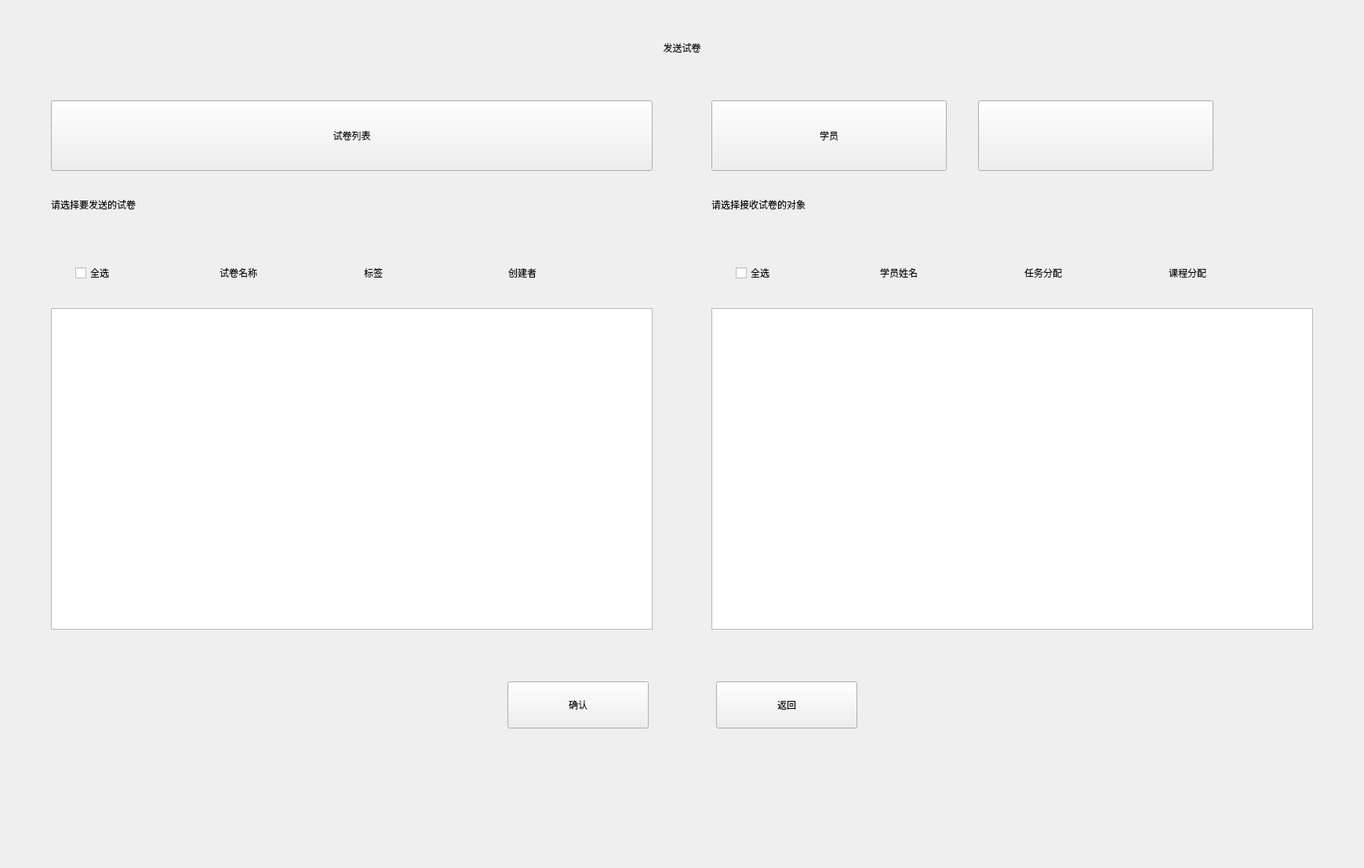
<?xml version="1.0" encoding="UTF-8"?>
<ui version="4.0">
 <class>SYAdminSendPaperWindow</class>
 <widget class="QWidget" name="SYAdminSendPaperWindow">
  <property name="geometry">
   <rect>
    <x>0</x>
    <y>0</y>
    <width>1739</width>
    <height>1107</height>
   </rect>
  </property>
  <property name="windowTitle">
   <string>SYAdminSendPaperWindow</string>
  </property>
  <layout class="QHBoxLayout" name="horizontalLayout_9">
   <property name="leftMargin">
    <number>0</number>
   </property>
   <property name="topMargin">
    <number>0</number>
   </property>
   <property name="rightMargin">
    <number>0</number>
   </property>
   <property name="bottomMargin">
    <number>0</number>
   </property>
   <item>
    <layout class="QVBoxLayout" name="verticalLayout_2">
     <property name="leftMargin">
      <number>0</number>
     </property>
     <item>
      <spacer name="verticalSpacer_2">
       <property name="orientation">
        <enum>Qt::Vertical</enum>
       </property>
       <property name="sizeType">
        <enum>QSizePolicy::Fixed</enum>
       </property>
       <property name="sizeHint" stdset="0">
        <size>
         <width>20</width>
         <height>45</height>
        </size>
       </property>
      </spacer>
     </item>
     <item>
      <widget class="QLabel" name="lb_title">
       <property name="minimumSize">
        <size>
         <width>0</width>
         <height>32</height>
        </size>
       </property>
       <property name="maximumSize">
        <size>
         <width>16777215</width>
         <height>32</height>
        </size>
       </property>
       <property name="text">
        <string>发送试卷</string>
       </property>
       <property name="alignment">
        <set>Qt::AlignCenter</set>
       </property>
      </widget>
     </item>
     <item>
      <spacer name="verticalSpacer_3">
       <property name="orientation">
        <enum>Qt::Vertical</enum>
       </property>
       <property name="sizeType">
        <enum>QSizePolicy::Fixed</enum>
       </property>
       <property name="sizeHint" stdset="0">
        <size>
         <width>20</width>
         <height>45</height>
        </size>
       </property>
      </spacer>
     </item>
     <item>
      <layout class="QHBoxLayout" name="horizontalLayout_2">
       <property name="spacing">
        <number>75</number>
       </property>
       <property name="leftMargin">
        <number>65</number>
       </property>
       <property name="rightMargin">
        <number>65</number>
       </property>
       <item>
        <layout class="QVBoxLayout" name="verticalLayout_4">
         <property name="spacing">
          <number>0</number>
         </property>
         <property name="sizeConstraint">
          <enum>QLayout::SetDefaultConstraint</enum>
         </property>
         <item>
          <layout class="QHBoxLayout" name="horizontalLayout_3">
           <item>
            <widget class="QPushButton" name="bt_missionlist">
             <property name="sizePolicy">
              <sizepolicy hsizetype="Preferred" vsizetype="Fixed">
               <horstretch>0</horstretch>
               <verstretch>0</verstretch>
              </sizepolicy>
             </property>
             <property name="minimumSize">
              <size>
               <width>300</width>
               <height>90</height>
              </size>
             </property>
             <property name="text">
              <string>试卷列表</string>
             </property>
            </widget>
           </item>
          </layout>
         </item>
         <item>
          <widget class="QLabel" name="label_2">
           <property name="sizePolicy">
            <sizepolicy hsizetype="Expanding" vsizetype="Preferred">
             <horstretch>0</horstretch>
             <verstretch>0</verstretch>
            </sizepolicy>
           </property>
           <property name="minimumSize">
            <size>
             <width>0</width>
             <height>85</height>
            </size>
           </property>
           <property name="maximumSize">
            <size>
             <width>16777215</width>
             <height>85</height>
            </size>
           </property>
           <property name="text">
            <string>请选择要发送的试卷</string>
           </property>
          </widget>
         </item>
         <item>
          <widget class="QFrame" name="frame_left">
           <property name="sizePolicy">
            <sizepolicy hsizetype="Preferred" vsizetype="Expanding">
             <horstretch>0</horstretch>
             <verstretch>0</verstretch>
            </sizepolicy>
           </property>
           <property name="minimumSize">
            <size>
             <width>0</width>
             <height>500</height>
            </size>
           </property>
           <property name="maximumSize">
            <size>
             <width>16777215</width>
             <height>500</height>
            </size>
           </property>
           <layout class="QVBoxLayout" name="verticalLayout_5">
            <property name="spacing">
             <number>0</number>
            </property>
            <property name="leftMargin">
             <number>0</number>
            </property>
            <property name="topMargin">
             <number>0</number>
            </property>
            <property name="rightMargin">
             <number>0</number>
            </property>
            <property name="bottomMargin">
             <number>0</number>
            </property>
            <item>
             <layout class="QHBoxLayout" name="horizontalLayout_4" stretch="1,1,1,1">
              <property name="spacing">
               <number>0</number>
              </property>
              <property name="leftMargin">
               <number>31</number>
              </property>
              <item>
               <widget class="QCheckBox" name="checkBox">
                <property name="minimumSize">
                 <size>
                  <width>0</width>
                  <height>0</height>
                 </size>
                </property>
                <property name="text">
                 <string>全选</string>
                </property>
               </widget>
              </item>
              <item>
               <widget class="QLabel" name="paperNameLabel">
                <property name="minimumSize">
                 <size>
                  <width>0</width>
                  <height>90</height>
                 </size>
                </property>
                <property name="maximumSize">
                 <size>
                  <width>16777215</width>
                  <height>90</height>
                 </size>
                </property>
                <property name="text">
                 <string>试卷名称</string>
                </property>
               </widget>
              </item>
              <item>
               <widget class="QLabel" name="levelLabel">
                <property name="text">
                 <string>标签</string>
                </property>
               </widget>
              </item>
              <item>
               <widget class="QLabel" name="creatorLabel">
                <property name="text">
                 <string>创建者</string>
                </property>
               </widget>
              </item>
             </layout>
            </item>
            <item>
             <widget class="QListWidget" name="list_task">
              <property name="minimumSize">
               <size>
                <width>0</width>
                <height>0</height>
               </size>
              </property>
              <property name="maximumSize">
               <size>
                <width>16777215</width>
                <height>16777215</height>
               </size>
              </property>
              <property name="focusPolicy">
               <enum>Qt::NoFocus</enum>
              </property>
              <property name="horizontalScrollBarPolicy">
               <enum>Qt::ScrollBarAlwaysOff</enum>
              </property>
              <property name="alternatingRowColors">
               <bool>true</bool>
              </property>
              <property name="verticalScrollMode">
               <enum>QAbstractItemView::ScrollPerPixel</enum>
              </property>
             </widget>
            </item>
           </layout>
          </widget>
         </item>
        </layout>
       </item>
       <item>
        <layout class="QVBoxLayout" name="verticalLayout_3">
         <property name="spacing">
          <number>0</number>
         </property>
         <property name="sizeConstraint">
          <enum>QLayout::SetDefaultConstraint</enum>
         </property>
         <item>
          <layout class="QHBoxLayout" name="horizontalLayout">
           <property name="spacing">
            <number>0</number>
           </property>
           <item>
            <widget class="QPushButton" name="bt_student">
             <property name="sizePolicy">
              <sizepolicy hsizetype="Preferred" vsizetype="Fixed">
               <horstretch>0</horstretch>
               <verstretch>0</verstretch>
              </sizepolicy>
             </property>
             <property name="minimumSize">
              <size>
               <width>300</width>
               <height>90</height>
              </size>
             </property>
             <property name="maximumSize">
              <size>
               <width>300</width>
               <height>90</height>
              </size>
             </property>
             <property name="text">
              <string>学员</string>
             </property>
            </widget>
           </item>
           <item>
            <spacer name="horizontalSpacer">
             <property name="orientation">
              <enum>Qt::Horizontal</enum>
             </property>
             <property name="sizeType">
              <enum>QSizePolicy::Fixed</enum>
             </property>
             <property name="sizeHint" stdset="0">
              <size>
               <width>40</width>
               <height>20</height>
              </size>
             </property>
            </spacer>
           </item>
           <item>
            <widget class="QPushButton" name="bt_group">
             <property name="enabled">
              <bool>true</bool>
             </property>
             <property name="sizePolicy">
              <sizepolicy hsizetype="Preferred" vsizetype="Fixed">
               <horstretch>0</horstretch>
               <verstretch>0</verstretch>
              </sizepolicy>
             </property>
             <property name="minimumSize">
              <size>
               <width>300</width>
               <height>90</height>
              </size>
             </property>
             <property name="text">
              <string/>
             </property>
            </widget>
           </item>
           <item>
            <spacer name="horizontalSpacer_3">
             <property name="orientation">
              <enum>Qt::Horizontal</enum>
             </property>
             <property name="sizeHint" stdset="0">
              <size>
               <width>40</width>
               <height>20</height>
              </size>
             </property>
            </spacer>
           </item>
          </layout>
         </item>
         <item>
          <widget class="QLabel" name="label_3">
           <property name="minimumSize">
            <size>
             <width>0</width>
             <height>85</height>
            </size>
           </property>
           <property name="maximumSize">
            <size>
             <width>16777215</width>
             <height>85</height>
            </size>
           </property>
           <property name="text">
            <string>请选择接收试卷的对象</string>
           </property>
          </widget>
         </item>
         <item>
          <widget class="QFrame" name="frame_right">
           <property name="sizePolicy">
            <sizepolicy hsizetype="Preferred" vsizetype="Expanding">
             <horstretch>0</horstretch>
             <verstretch>0</verstretch>
            </sizepolicy>
           </property>
           <property name="minimumSize">
            <size>
             <width>0</width>
             <height>500</height>
            </size>
           </property>
           <property name="maximumSize">
            <size>
             <width>16777215</width>
             <height>500</height>
            </size>
           </property>
           <layout class="QVBoxLayout" name="verticalLayout_6">
            <property name="spacing">
             <number>0</number>
            </property>
            <property name="leftMargin">
             <number>0</number>
            </property>
            <property name="topMargin">
             <number>0</number>
            </property>
            <property name="rightMargin">
             <number>0</number>
            </property>
            <property name="bottomMargin">
             <number>0</number>
            </property>
            <item>
             <layout class="QHBoxLayout" name="horizontalLayout_5" stretch="1,1,1,1">
              <property name="spacing">
               <number>0</number>
              </property>
              <property name="leftMargin">
               <number>31</number>
              </property>
              <item>
               <widget class="QCheckBox" name="checkBox_2">
                <property name="text">
                 <string>全选</string>
                </property>
               </widget>
              </item>
              <item>
               <widget class="QLabel" name="stuNameLabel">
                <property name="minimumSize">
                 <size>
                  <width>0</width>
                  <height>90</height>
                 </size>
                </property>
                <property name="maximumSize">
                 <size>
                  <width>16777215</width>
                  <height>90</height>
                 </size>
                </property>
                <property name="text">
                 <string>学员姓名</string>
                </property>
               </widget>
              </item>
              <item>
               <widget class="QLabel" name="taskAssginLabel">
                <property name="text">
                 <string>任务分配</string>
                </property>
               </widget>
              </item>
              <item>
               <widget class="QLabel" name="courseAssignLabel">
                <property name="text">
                 <string>课程分配</string>
                </property>
               </widget>
              </item>
             </layout>
            </item>
            <item>
             <widget class="QListWidget" name="list_taskReceived"/>
            </item>
           </layout>
          </widget>
         </item>
        </layout>
       </item>
      </layout>
     </item>
     <item>
      <spacer name="verticalSpacer">
       <property name="orientation">
        <enum>Qt::Vertical</enum>
       </property>
       <property name="sizeType">
        <enum>QSizePolicy::Fixed</enum>
       </property>
       <property name="sizeHint" stdset="0">
        <size>
         <width>20</width>
         <height>60</height>
        </size>
       </property>
      </spacer>
     </item>
     <item>
      <layout class="QHBoxLayout" name="horizontalLayout_6">
       <item>
        <spacer name="horizontalSpacer_5">
         <property name="orientation">
          <enum>Qt::Horizontal</enum>
         </property>
         <property name="sizeHint" stdset="0">
          <size>
           <width>40</width>
           <height>20</height>
          </size>
         </property>
        </spacer>
       </item>
       <item>
        <widget class="QPushButton" name="bt_confirm">
         <property name="minimumSize">
          <size>
           <width>180</width>
           <height>60</height>
          </size>
         </property>
         <property name="maximumSize">
          <size>
           <width>180</width>
           <height>60</height>
          </size>
         </property>
         <property name="text">
          <string>确认</string>
         </property>
        </widget>
       </item>
       <item>
        <spacer name="horizontalSpacer_4">
         <property name="orientation">
          <enum>Qt::Horizontal</enum>
         </property>
         <property name="sizeType">
          <enum>QSizePolicy::Fixed</enum>
         </property>
         <property name="sizeHint" stdset="0">
          <size>
           <width>80</width>
           <height>20</height>
          </size>
         </property>
        </spacer>
       </item>
       <item>
        <widget class="QPushButton" name="bt_return">
         <property name="minimumSize">
          <size>
           <width>180</width>
           <height>60</height>
          </size>
         </property>
         <property name="maximumSize">
          <size>
           <width>180</width>
           <height>60</height>
          </size>
         </property>
         <property name="text">
          <string>返回</string>
         </property>
        </widget>
       </item>
       <item>
        <spacer name="horizontalSpacer_2">
         <property name="orientation">
          <enum>Qt::Horizontal</enum>
         </property>
         <property name="sizeType">
          <enum>QSizePolicy::Expanding</enum>
         </property>
         <property name="sizeHint" stdset="0">
          <size>
           <width>20</width>
           <height>20</height>
          </size>
         </property>
        </spacer>
       </item>
      </layout>
     </item>
     <item>
      <spacer name="verticalSpacer_5">
       <property name="orientation">
        <enum>Qt::Vertical</enum>
       </property>
       <property name="sizeType">
        <enum>QSizePolicy::Expanding</enum>
       </property>
       <property name="sizeHint" stdset="0">
        <size>
         <width>20</width>
         <height>100</height>
        </size>
       </property>
      </spacer>
     </item>
    </layout>
   </item>
  </layout>
 </widget>
 <layoutdefault spacing="6" margin="11"/>
 <resources/>
 <connections/>
</ui>
